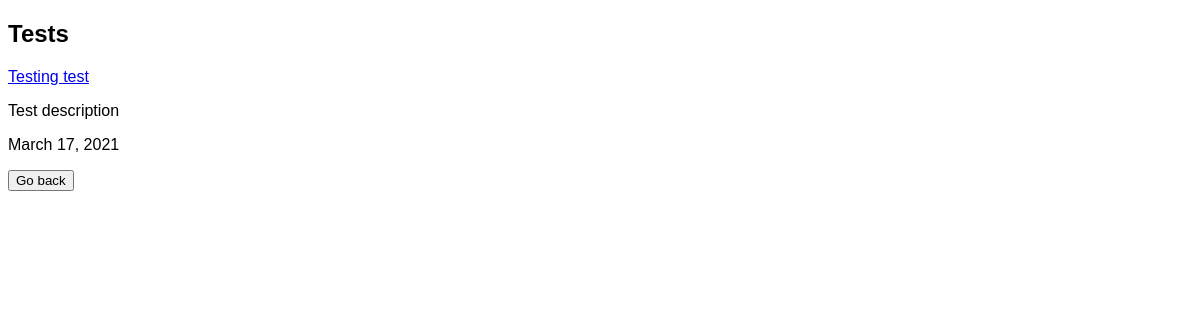
Before: /tests/ with the older database file.
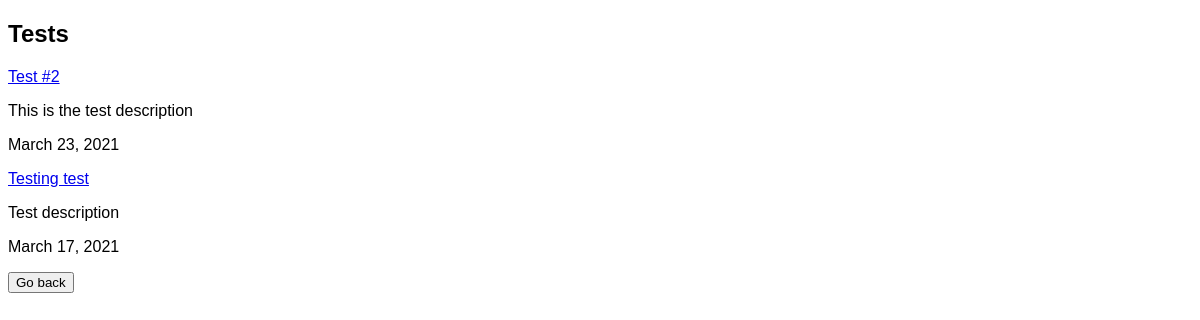
After: the same page with the newer database file.
### testing/models.py (models this page shows, shortened)
class Test(models.Model):
    name = models.CharField(max_length=40)
    description = models.CharField(max_length=200)
    pub_date = models.DateField(default=now)
    questions_amount = models.SmallIntegerField(default=0)

### testing/views.py (the view)
# urls.py: path('tests/', views.TestsView.as_view(), name='Tests list'),
class TestsView(View):
    def get(self, request, *args, **kwargs):
        context = {'tests': Test.objects.order_by('-pub_date')}
        return render(request, 'testing/tests.html', context)

### testing/templates/testing/tests.html (shortened to what this page needs)
{% extends 'testing/basic.html'%}
{% block body %}
<h2>Tests</h2>
<section>
    <!-- {% if tests|length < 1 %}
        <p>There is no tests avaliable.</p>
    {% else %} -->
        <div>
        {% for test in tests %}
            <a href="{{ test.pk }}">{{ test.name }}</a>
            <p>{{ test.description }}</p>
            <p>{{ test.pub_date }}</p>
        {% endfor %}
        <!-- </div>
    {% endif %} -->
</section>
<form action="/">
    <input type="submit" value="Go back" />
</form>
{% endblock %}

### testing/templates/testing/basic.html (shortened to what this page needs)
<!DOCTYPE html>
<html lang="en">
{% load static %}
<head>
    <link rel="stylesheet" type="text/css" href="{% static 'testing/style.css' %}">
</head>
<body>
    {% block body %}{% endblock %}
</body>
</html>

### testing/static/testing/style.css (style rules this page uses)
body { font-family: sans-serif; }

Changed rows visible on the page:
added Test: name "Test #2", description "This is the test description", pub_date "March 23, 2021"
